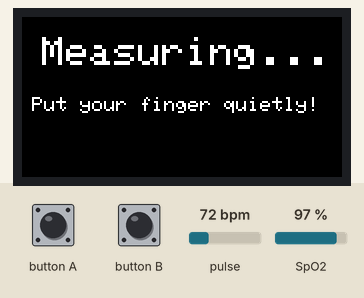
This sketch was run on a simulated ESP32. Parts: 160×80 colour display. The inputs (shaded band) are chosen by the test bench; at power-on: SpO2 97 %, pulse 72 bpm. What the sketch prints to the serial monitor is not drawn.

Above: at 1.4 s.
1.5 s: SpO2 set to 94 %
At 4.6 s:
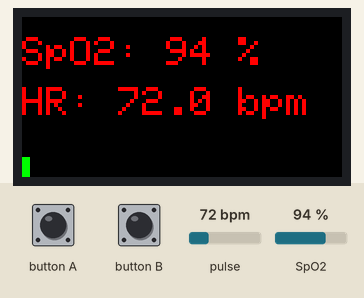
4.8 s: SpO2 set to 100 %
At 5.6 s:
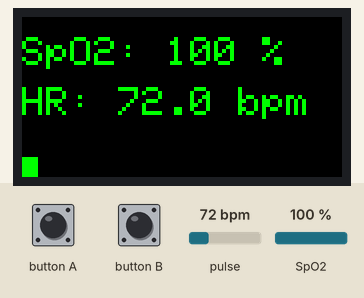
7.4 s: pulse set to 158 bpm
At 8.41 s:
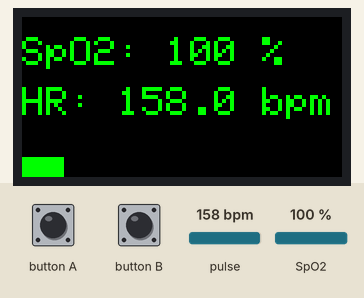
9.6 s: button A pressed for 0.15 s
10.3 s: pulse set to 42 bpm
At 12.1 s:
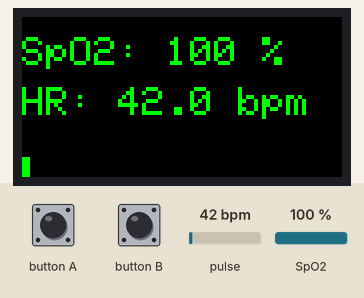
12.7 s: pulse set to 70 bpm
At 46.8 s:
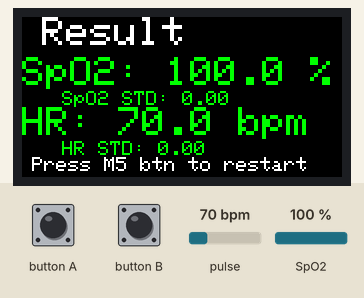

The sketch:

M5StickC_MAX30100_SpO2.ino
```cpp
#include <Wire.h>
#include "MAX30100_PulseOximeter.h"
#include <M5StickC.h>
const int LCD_WIDTH = 160;
const int LCD_HEIGHT = 80;
const int THRESH_MUL = 2.5;
const int REPORTING_PERIOD_MS = 1000;
const int MIN_SPO2 = 70;
const int MAX_SPO2 = 100;
const int MIN_HR = 40;
const int MAX_HR = 250;

int SamplingPeriodMS = REPORTING_PERIOD_MS;
uint32_t tsLastReport = 0;

const uint8_t Duration = 30; //[samplings]
uint8_t t_counter = 0;
uint8_t spo2[Duration]={0};
float heartRate[Duration]={0};
bool buffer_filled = false;

PulseOximeter pox;

// カウンタ管理・全部のバッファが埋まるとbuffer_filledがtrueになる。
uint8_t getNewCounter(){
  uint8_t counter = t_counter;
  t_counter++;
  if(t_counter>=Duration){
    t_counter = 0;
    buffer_filled = true;
  }
  return counter;
}

void resetBuffer(){
  t_counter = 0;
  memset(spo2, 0x00, Duration);
  memset(heartRate, 0x00, sizeof(float)*Duration);
  buffer_filled = false;
  SamplingPeriodMS = REPORTING_PERIOD_MS;

  // センサー再起動
  while(!pox.begin()){
    vTaskDelay(1000); // delay
  }
}

// Callback (registered below) fired when a pulse is detected
void onBeatDetected()
{
    Serial.println("onBeatDetected!");
    M5.Lcd.fillRect(LCD_WIDTH*0.9, LCD_HEIGHT-10, LCD_WIDTH, 10, RED);
    vTaskDelay(100);
    M5.Lcd.fillRect(LCD_WIDTH*0.9, LCD_HEIGHT-10, LCD_WIDTH, 10, BLACK);
}

void setup()
{
    M5.begin();
    M5.Lcd.setRotation(1);
    M5.Lcd.setCursor(0, 40);

    Serial.begin(115200);

    while(!pox.begin()){
      vTaskDelay(1000); // delay
      Serial.println("Initializing pulse oximeter..");
    }

    pox.setIRLedCurrent(MAX30100_LED_CURR_24MA);
    pox.setOnBeatDetectedCallback(onBeatDetected);
}

float aveSpO2(){
    float aveSPO2 = 0;
    for(int i=0; i<Duration; i++){
      aveSPO2 += spo2[i];
    }
    aveSPO2 /= Duration;
    return aveSPO2;
}

float stdSpO2(){
    float ave = aveSpO2();
    float sumDiff2 = 0, diff=0;
    for(int i=0; i<Duration; i++){
      diff = (spo2[i]-ave);
      sumDiff2 += diff*diff;
    }
    float std = sumDiff2/(Duration-1);
    std = sqrt(std);
    return std;
}

float aveHR(){
    float aveHR = 0;
    for(int i=0; i<Duration; i++){
      aveHR += heartRate[i];
    }
    aveHR /= Duration;
    return aveHR;
}

float stdHR(){
    float ave = aveHR();
    float sumDiff2 = 0, diff=0;
    for(int i=0; i<Duration; i++){
      diff = (heartRate[i]-ave);
      sumDiff2 += diff*diff;
    }
    float std = sumDiff2/(Duration-1);
    std = sqrt(std);
    return std;
}

bool refineData()
{
  // データを解析
  float stdHRv = stdHR();
  float aveHRv = aveHR();
  float stdSpO2v = stdSpO2();
  float aveSpO2v = aveSpO2();
  Serial.print("aveHRv:");
  Serial.print(aveHRv);
  Serial.print(", stdHRv:");
  Serial.print(stdHRv);
  Serial.print(", aveSpO2v:");
  Serial.print(aveSpO2v);
  Serial.print(", stdSpO2v:");
  Serial.print(stdSpO2v);

  // 外れ値を探す
  int8_t validMaxIdxDst = 0;
  if(stdSpO2v>10 || stdHRv>30){
    // すべて外れ値　→ 再測定
    validMaxIdxDst = 0;
  }else{
    int8_t validIdx[Duration]={-1};
    for(int i=0; i<Duration; i++){
      if( (abs(heartRate[i]-aveHRv)<=stdHRv*THRESH_MUL)
         && (abs((float)spo2[i]-aveSpO2v)<=stdSpO2v*THRESH_MUL) ){
          validIdx[i] = i;
          // Serial.print("valid, ");
       }else{
          validIdx[i] = -1;
          Serial.print("invalid:");
          Serial.print(i);
          Serial.print(", ");
       }
    }
    Serial.println("");

    // 外れ値を除去して配列を詰める
    int8_t validMaxIdxSrc = 0;
    bool finishMoving = false;
    for(int i=0; i<Duration; i++){
      finishMoving = false;
      // 有効なデータを探す
      for(int j=validMaxIdxSrc; j<Duration; j++){
        if(validIdx[j]>=0){
          // 有効なデータが見つかったのでコピー
          heartRate[i] = heartRate[j];
          spo2[i] = spo2[j];
          validMaxIdxDst = i;
          if(validMaxIdxSrc<Duration-1){
            // 次の候補データ
            validMaxIdxSrc = j+1;
          }else{
            finishMoving = true;
          }
          break;//j
        }else{
          // 有効なデータを探す
          continue;
        }
      }
      if(finishMoving){
        // この先使えるデータはない
        break;
      }
    }
  }
  t_counter = validMaxIdxDst;
  Serial.print("t_counter:");
  Serial.println(t_counter);

  bool bRefined = (t_counter == Duration-1);;
  if(!bRefined){
    buffer_filled = false;
  }
  return bRefined;
}

void loop()
{
    // Make sure to call update as fast as possible
    pox.update();

    // Asynchronously dump heart rate and oxidation levels to the serial
    // For both, a value of 0 means "invalid"
    uint8_t tmp_counter = t_counter;
    if(buffer_filled){
      tmp_counter = Duration;
    }
    if (millis() - tsLastReport > SamplingPeriodMS) {
      if(buffer_filled && refineData() ){
        // 測定終了 結果表示
        pox.shutdown();
        SamplingPeriodMS = 1000000; //リフレッシュ間隔を長くする
        M5.Lcd.fillScreen(BLACK);
        M5.Lcd.setTextSize(2);
        M5.Lcd.setCursor(10, 0);
        M5.Lcd.setTextColor(WHITE);
        M5.Lcd.printf("Result");
        float aveHRv = aveHR();
        float aveSpO2v = aveSpO2();
        if(aveSpO2v>95){
          M5.Lcd.setTextColor(GREEN);
        }else{
          // SpO2が異常値（肺機能障害疑い、90%以下は呼吸不全）
          M5.Lcd.setTextColor(RED);
        }
        M5.Lcd.setCursor(0, 20);
        M5.Lcd.printf("SpO2: %.01f %%", aveSpO2v);
        M5.Lcd.setTextSize(1);
        M5.Lcd.setCursor(20, 37);
        M5.Lcd.printf("SpO2 STD: %.02f", stdSpO2());
        M5.Lcd.setTextSize(2);
        M5.Lcd.setCursor(0, 45);
        M5.Lcd.printf("HR: %.01f bpm", aveHRv);
        M5.Lcd.setTextSize(1);
        M5.Lcd.setCursor(20, 62);
        M5.Lcd.printf("HR STD: %.02f", stdHR());

        M5.Lcd.setTextSize(1);
        M5.Lcd.setTextColor(WHITE);
        M5.Lcd.setCursor(5, 70);
        M5.Lcd.printf("Press M5 btn to restart.");
      }else{
        // 測定中
        M5.Lcd.fillScreen(BLACK);
        M5.Lcd.setTextSize(2);

        uint8_t tmp_spo2 = pox.getSpO2();
        float tmp_heartRate = pox.getHeartRate();
        Serial.print("Heart rate:");
        Serial.print(tmp_heartRate);
        Serial.print("bpm / SpO2:");
        Serial.print(tmp_spo2);
        Serial.println("%");

        if(tmp_heartRate<MIN_HR || tmp_heartRate>MAX_HR
          || tmp_spo2<MIN_SPO2 || tmp_spo2>MAX_SPO2){
          M5.Lcd.setTextColor(WHITE);
          M5.Lcd.setCursor(10, 10);
          M5.Lcd.printf("Measuring...");
          M5.Lcd.setCursor(5, 40);
          M5.Lcd.setTextSize(1.5);
          M5.Lcd.printf("Put your finger quietly!");
        }else{
          // 測定値保存
          uint8_t cidx = getNewCounter();
          spo2[cidx] = tmp_spo2;
          heartRate[cidx] = tmp_heartRate;

          if(tmp_spo2>95){
            M5.Lcd.setTextColor(GREEN);
          }else{
            // 正常に測定できていそうだけど、SpO2が異常値（肺機能障害疑い、90%以下は呼吸不全）
            M5.Lcd.setTextColor(RED);
          }
          M5.Lcd.setCursor(0, 10);
          M5.Lcd.printf("SpO2: %d %%", tmp_spo2);
          M5.Lcd.setCursor(0, 35);
          M5.Lcd.printf("HR: %.01f bpm", tmp_heartRate);
        }
        // プログレスバー
        M5.Lcd.fillRect(0, LCD_HEIGHT-10, tmp_counter*LCD_WIDTH*0.8/Duration, 10, GREEN);
      }
      tsLastReport = millis();
    }
    M5.update();
    if(M5.BtnA.wasPressed()){
      resetBuffer();
    }
 }
```

Measured:
- the behaviour switches between 96 and 95 % on SpO2 (found by bisection; images 0 and 1)
- after the input at 1.5 s, the display: first differs from a run without the input after 1.5 s (image 1 shows a later state)
- after the input at 4.8 s, the display: first differs from a run without the input after 0.32 s (image 2)
- what the display in image 2 shows lasts 0.7 s, from 5.1 s to 5.8 s
- what the display in image 4 shows lasts 0.6 s, from 11.6 s to 12.2 s
- what the display in image 5 shows lasts 0.7 s, from 46.3 s to 47.0 s
